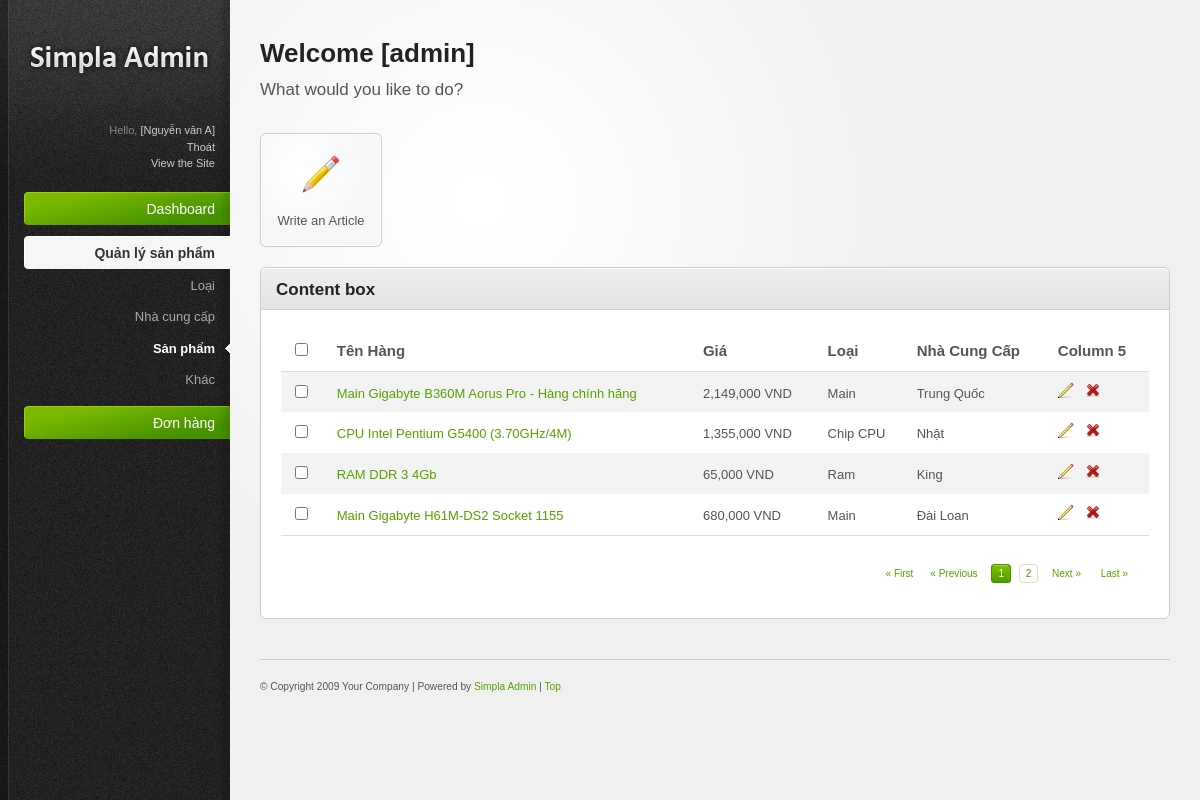
The page /admins/index.php?mod=book (signed in) on the database as committed earlier.
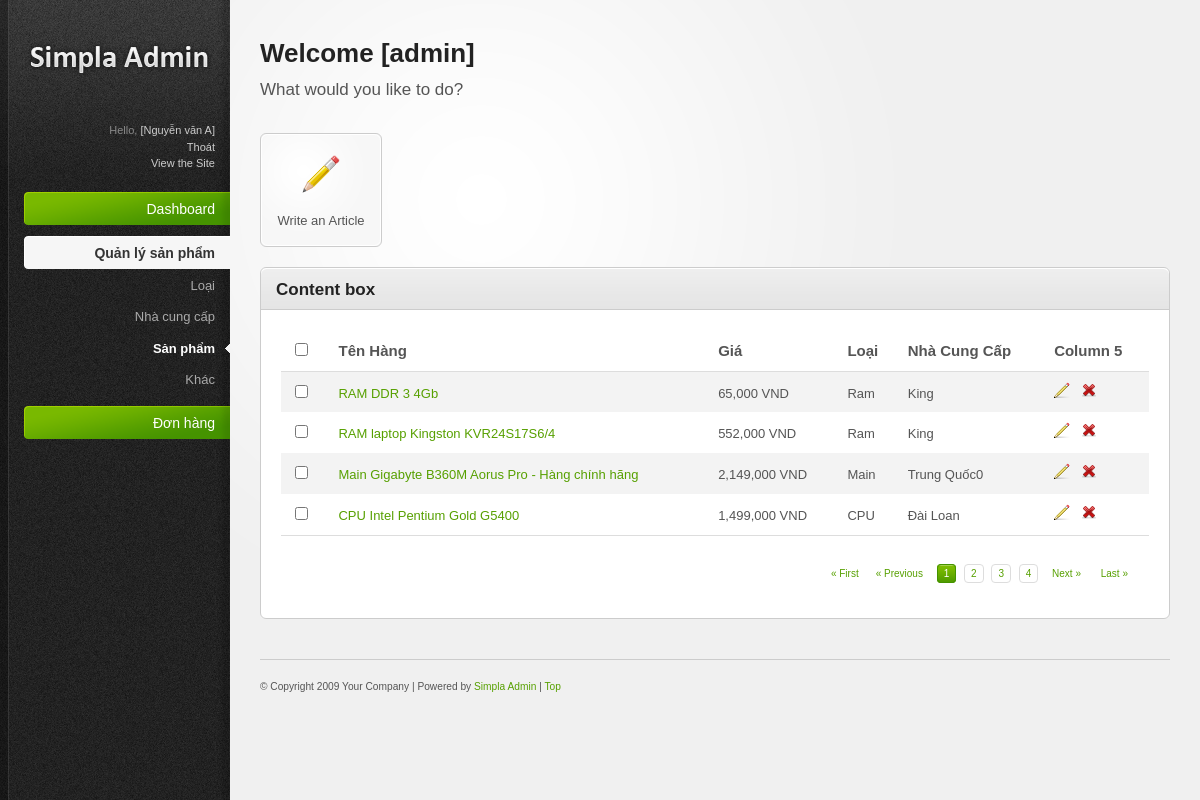
The same page on the database as committed later.
### tables this page shows
CREATE TABLE `sach` (
  `masp` varchar(15) NOT NULL,
  `tensp` varchar(250) NOT NULL,
  `mota` text NOT NULL,
  `gia` int(10) NOT NULL,
  `hinh` varchar(50) NOT NULL,
  `mancc` varchar(5) NOT NULL,
  `maloai` varchar(5) NOT NULL
);

CREATE TABLE `loai` (
  `maloai` varchar(5) NOT NULL,
  `tenloai` varchar(50) NOT NULL
);

CREATE TABLE `nhaxb` (
  `mancc` varchar(5) NOT NULL,
  `tenncc` varchar(30) NOT NULL
);

### classes/Utils.class.php (called while the page is built, shortened)
<?php
class Utils
{
	static function getIndex($index, $val=null)
	{
		if (isset($_GET[$index]))
			return $_GET[$index];
		else return $val;
	}
}
?>

### inc/function.php (called while the page is built, shortened)
<?php
function getIndex($index, $value='')
{
	$data = isset($_GET[$index])? $_GET[$index]:$value;
	return $data;
}

### classes/Db.class.php (called while the page is built, shortened)
<?php
class Db{
		private $dbh= null;
		public function __construct()
		{
			$driver="mysql:host=". HOST."; dbname=". DB_NAME;
			try
			{
				$this->dbh = new PDO($driver, DB_USER, DB_PASS);
				$this->dbh->query("set names 'utf8' ");
			}
			catch(PDOException $e)
			{
				echo "Err:". $e->getMessage();	exit();
			}
		}
		private function query($sql, $arr = array(), $mode = PDO::FETCH_ASSOC)
		{
			$stm = $this->dbh->prepare($sql);
			if (!$stm->execute( $arr))
				{
					echo "Sql lỗi.";
				}
			return $stm->fetchAll($mode);
		}
		public function exeQuery($sql,  $arr = array(), $mode = PDO::FETCH_ASSOC)
		{
			return $this->query($sql, $arr, $mode);
		}
		public function countItems($sql, $arr= array())
		{
			$data = $this->exeQuery($sql, $arr, PDO::FETCH_BOTH);
			return $data[0][0];
		}
	}
?>

### classes/Book.class.php (called while the page is built, shortened)
<?php
class Book extends DB{
	private $_page_size =4;
	private $_page_count;
	public function getAll($currPage=1)
	{
		$offset = ($currPage -1) * $this->_page_size;
		 $sql1="SELECT
				Count(*)
		 		FROM
	 		loai
		 		INNER JOIN sach ON sach.maloai = loai.maloai
		 		INNER JOIN nhaxb ON sach.mancc = nhaxb.mancc";
				$n  = $this->count($sql1);
				$this->_page_count = ceil($n/$this->_page_size);
		$sql="SELECT
				sach.masp,
				sach.tensp,
				sach.mota,
				sach.gia,
				sach.hinh,
				sach.mancc,
				sach.maloai,
				loai.tenloai,
				nhaxb.tenncc
				FROM
				loai
				INNER JOIN sach ON sach.maloai = loai.maloai
				INNER JOIN nhaxb ON sach.mancc = nhaxb.mancc
				limit $offset, " . $this->_page_size;
		return $this->exeQuery($sql);
	}
	public function count($sql, $arr=array())
	{
		return $this->countItems($sql, $arr);
	}
	public function getPageCount()
	{
		return $this->_page_count;
	}
}
?>

### admins/module/book/bookshow.php (the view, shortened to what this page needs)
<?php
$book = new Book();
$page = Utils::getIndex("page", 1);
$data = $book->getAll($page);
$page_count = $book->getPageCount();
?>
<div class="tab-content default-tab" id="tab1">
						<table>
							<thead>
								<tr>
								   <th><input class="check-all" type="checkbox" /></th>
								   <th>Tên Hàng</th>
								   <th>Giá</th>
								   <th>Loại</th>
								   <th>Nhà Cung Cấp</th>
								   <th>Column 5</th>
								</tr>
							</thead>
							<tfoot>
								<tr>
									<td colspan="6">
										<div class="pagination">
											<a href="index.php?mod=book&page=1" title="First Page">&laquo; First</a><a href="index.php?mod=book&page=<?php  if($page<=1) $n = 1;
											else $n =$page -1; echo $n; ?>" title="Previous Page">&laquo; Previous</a>
                                            <?php
											for($i=1; $i<= $page_count; $i++)
											{ $c =" number ";
											  if ($i==$page) $c .=" current ";?>
											<a href="index.php?mod=book&page=<?php echo $i;?>" class="<?php echo $c;?>"
                                            	title="<?php echo $i;?>"><?php echo $i;?></a>
											<?php
											}
											?>
											<a href="index.php?mod=book&page=<?php  $n =$page +1; echo $n; ?>"
											 title="Next Page">Next &raquo;</a>
											<a href="index.php?mod=book&page=<?php echo $page_count; ?>" title="Last Page">Last &raquo;</a>
										</div>
									</td>
								</tr>
							</tfoot>
							<tbody>
                            <?php
							foreach( $data as $r)
							{?>
								<tr>
									<td><input type="checkbox" /></td>
								<td><a href="#" title="title"><?php echo $r["tensp"];?>
                                    </a></td>
                                    <td><?php echo number_format($r["gia"]);?> VND</td>
									<td><?php echo $r["tenloai"];?></td>
									<td><?php echo $r["tenncc"];?></td>
									<td>
										 <a href="index.php?mod=book&ac=edit&id=<?php echo $r["masp"];?>" title="Edit"><img src="resources/images/icons/pencil.png" alt="Edit" /></a>&nbsp;&nbsp;
										 <a onclick="return confirm('Are you want to delete?')"
										  href="index.php?mod=book&ac=delete&id=<?php echo $r["masp"];?>" title="Delete"><img src="resources/images/icons/cross.png" alt="Delete" /></a>
									</td>
								</tr>
								<?php
							}
								?>
							</tbody>
						</table>
					</div>

### admins/index.php (shortened to what this page needs)
<?php
include ROOT."/inc/function.php";
$mod = Utils::getIndex("mod");
?>
<!DOCTYPE html PUBLIC "-//W3C//DTD XHTML 1.0 Strict//EN" "http://www.w3.org/TR/xhtml1/DTD/xhtml1-strict.dtd">
<html xmlns="http://www.w3.org/1999/xhtml">
 <head>
		<link rel="stylesheet" href="resources/css/reset.css" type="text/css" media="screen" />
		<link rel="stylesheet" href="resources/css/style.css" type="text/css" media="screen" />
		<link rel="stylesheet" href="resources/css/invalid.css" type="text/css" media="screen" />
	</head>
	<body><div id="body-wrapper">
		<div id="sidebar"><div id="sidebar-wrapper">
			<a href="#"><img id="logo" src="resources/images/logo.png" alt="Simpla Admin logo" /></a>
			<div id="profile-links">
				Hello, <a href="#" title="Edit your profile">[<?php echo $_SESSION["admin_data"]["hoten"];?>]</a><br />
				<?php if(isset($_SESSION["admin_login"]) ) {?>
				<a href="index.php?mod=logout"> Thoát </a>
               <?php } ?>
				<br />
				<a href="../" title="View the Site">View the Site</a>
			</div>
			<ul id="main-nav">
				<li>
					<a href="#" class="nav-top-item no-submenu">
						Dashboard
					</a>
				</li>
				<?php
							$g =Utils::getIndex("group", "book");
							$classBook = $classCat=$classPub =$classOrder="";
							if ($g=="book") $classBook =" current";
						?>
				<li>
					<a href="#" class="nav-top-item <?php if($mod =='book') echo "current";?>">
					Quản lý sản phẩm
		      </a>
					<ul>
						<li><a class="<?php echo $classCat;?>" href="index.php?mod=book&group=cat">Loại</a></li>
						<li><a  class="<?php echo $classPub;?>"  href="index.php?mod=book&group=pub">Nhà cung cấp</a></li>
						<li><a  class="<?php echo $classBook;?>"  href="index.php?mod=book">Sản phẩm</a></li>
						<li><a href="#">Khác</a></li>
					</ul>
				</li>
				<li>
					<a href="#" class="nav-top-item <?php echo $classOrder;?>">
						Đơn hàng
					</a>
				</li>
			</ul>
		</div></div>
		<div id="main-content">
			<h2>Welcome [admin]</h2>
		  <p id="page-intro">What would you like to do?</p>
			<ul class="shortcut-buttons-set">
				<li><a class="shortcut-button" href="index.php?mod=book&ac=add"><span>
					<img src="resources/images/icons/pencil_48.png" alt="icon" /><br />
					Write an Article
				</span></a></li>
			</ul>
			<div class="content-box">
				<div class="content-box-header">
					<h3>Content box</h3>
				</div>
				<div class="content-box-content">
					<?php
					include "mod.php";
					?>
			  </div>
			</div>
<div id="footer">
				<small>
						&#169; Copyright 2009 Your Company | Powered by <a href="http://themeforest.net/item/simpla-admin-flexible-user-friendly-admin-skin/46073">Simpla Admin</a> | <a href="#">Top</a>
				</small>
			</div>
		</div>
	</div></body>
</html>

### admins/mod.php (shortened to what this page needs)
<?php
$mod = getIndex("mod","home");
if ($mod=="book")
	include "module/book/index.php";
?>

### admins/module/book/index.php (shortened to what this page needs)
<?php
$group = Utils::getIndex("group", "book");
			?>
            <?php
if ($group=="book")
{
$ac = Utils::getIndex("ac", "bookShow");
if ($ac=="bookShow")
include ROOT."/admins/module/book/bookshow.php";
}

### admins/resources/css/style.css (style rules this page uses)
html { font-size: 100%; height: 100%; margin-bottom: 1px; }
body { font-family: Arial, Helvetica, sans-serif; color: #555; background: #f0f0f0 url('../images/bg-body.gif') top left repeat-y; font-size: 12px; }
#body-wrapper { background: url('../images/bg-radial-gradient.gif') fixed 230px top no-repeat; }
h1, h2, h3, h4, h5, h6 { font-family: Helvetica, Arial, sans-serif; color: #222; font-weight: bold; }
h2 { font-size: 26px; padding: 0 0 10px 0; }
h3 { font-size: 17px; padding: 0 0 10px 0; }
a { color: #57a000; text-decoration: none; }
small { font-size: 0.85em; }
p { padding: 5px 0 10px 0; line-height: 1.6em; }
#sidebar { background: url('../images/bg-sidebar.gif') top left no-repeat; width: 230px; height: 100%; position: absolute; left: 0; top: 0; color: #888; font-size: 11px; }
#sidebar #sidebar-wrapper { margin: 0 0 0 9px; }
#sidebar a, #sidebar a:active { color:#ccc; }
#sidebar #logo { margin: 40px 0 40px 0; }
#sidebar #profile-links { padding: 0 15px 20px 15px; text-align: right; line-height: 1.5em; }
#sidebar #main-nav { width: 206px; padding: 0; margin: 0 0 0 15px; font-family: Helvetica, Arial, sans-serif; }
#sidebar #main-nav li { list-style: none; padding-bottom: 10px; text-align: right; }
#sidebar #main-nav li a.nav-top-item { background: transparent url('../images/bg-menu-item-green.gif') right center no-repeat; padding: 10px 15px; color: #fff; font-size: 14px; cursor: pointer; display: block; text-decoration: none; }
#sidebar #main-nav li a.current { background-image: url('../images/bg-menu-item-current.gif') !important; color: #333; font-weight: bold; }
#sidebar #main-nav ul { padding: 0; font-size: 12px; margin: 0; }
#sidebar #main-nav ul li { list-style: none; margin: 0; text-align: right; padding: 0; }
#sidebar #main-nav ul li a { padding: 8px 15px; display: block; color: #aaa; font-size: 13px; line-height: 1.2em; }
#sidebar #main-nav ul li a:hover, #sidebar #main-nav ul li a.current, #sidebar #main-nav ul li a.current:hover { color: #fff; }
#sidebar #main-nav ul li a.current { background: transparent url('../images/menu-current-arrow.gif') right center no-repeat !important; }
#main-content { margin: 0 30px 0 260px; padding: 40px 0 0 0; }
#page-intro { font-size: 17px; padding: 0 0 20px 0; }
#footer { border-top: 1px solid #ccc; margin: 40px 0 0 0; padding: 20px 0; font-size: 12px; }
#main-content ul, #main-content ol { padding: 10px 0; }
#main-content ul li { background: url('../images/icons/bullet_black.png') center left no-repeat; padding: 4px 0 4px 20px; }
.content-box { border: 1px solid #ccc; margin: 0 0 20px 0; background: #fff; }
.content-box-header { background: #e5e5e5 url('../images/bg-content-box.gif') top left repeat-x; margin-top: 1px; height: 40px; }
.content-box-header h3 { padding: 12px 15px 10px; float: left; }
.content-box-content { padding: 20px; font-size: 13px; border-top: 1px solid #ccc; }
#main-content table { width: 100%; border-collapse: collapse; }
#main-content table thead th { font-weight: bold; font-size: 15px; border-bottom: 1px solid #ddd; }
#main-content tbody { border-bottom: 1px solid #ddd; }
#main-content tbody tr { background: #fff; }
#main-content tbody tr.alt-row { background: #f3f3f3; }
#main-content table td, #main-content table th { padding: 10px; line-height: 1.3em; }
#main-content .pagination { text-align: right; padding: 20px 0 5px 0; font-family: Verdana, Arial, Helvetica, sans-serif; font-size: 10px; }
.pagination a { margin: 0 5px 0 0; padding: 3px 6px; }
.pagination a.number { border: 1px solid #ddd; }
.pagination a.current { background: #469400 url('../images/bg-button-green.gif') top left repeat-x !important; border-color: #459300 !important; color: #fff !important; }
.shortcut-button { border: 1px solid #ccc; background: #f7f7f7 url('../images/shortcut-button-bg.gif') top left no-repeat; display: block; width: 120px; margin: 0 0 20px 0; }
.shortcut-button span { border: 1px solid #fff; display:block; padding: 15px 10px 15px 10px; text-align: center; color: #555; font-size: 13px; line-height: 1.3em; }
.shortcut-button span img { margin-bottom: 10px; }
ul.shortcut-buttons-set li { float: left; margin: 0 15px 0 0; padding: 0 !important; background: 0; }

Rows that differ between the two databases and show on the page:
no longer on this page (row unchanged): sach: tensp "CPU Intel Pentium G5400 (3.70GHz/4M)", gia "1,355,000", maloai.tenloai "Chip CPU", mancc.tenncc "Nhật"
no longer on this page (row unchanged): sach: tensp "Main Gigabyte H61M-DS2 Socket 1155", gia "680,000", maloai.tenloai "Main", mancc.tenncc "Đài Loan"
shown differently, row unchanged: sach "RAM DDR 3 4Gb": moves up the list
added sach: tensp "RAM laptop Kingston KVR24S17S6/4", gia "552,000", maloai.tenloai "Ram", mancc.tenncc "King"
changed sach "Main Gigabyte B360M Aorus Pro - Hàng chính hãng": mancc.tenncc "Trung Quốc" → "Trung Quốc0"
added sach: tensp "CPU Intel Pentium Gold G5400", gia "1,499,000", maloai.tenloai "CPU", mancc.tenncc "Đài Loan"
Other text that changed with them:
new list line: "3"
new list line: "4"
